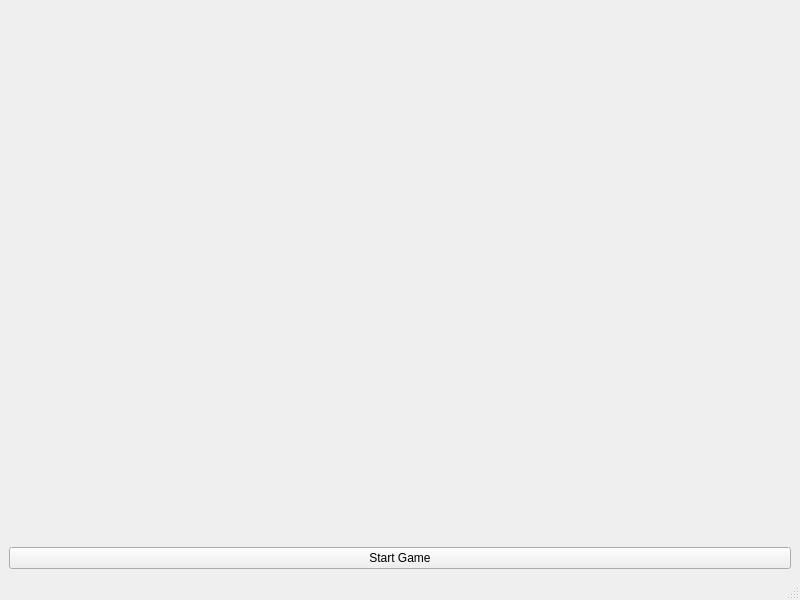
<?xml version="1.0" encoding="UTF-8"?>
<ui version="4.0">
 <class>EditorWindow</class>
 <widget class="QMainWindow" name="EditorWindow">
  <property name="geometry">
   <rect>
    <x>0</x>
    <y>0</y>
    <width>800</width>
    <height>600</height>
   </rect>
  </property>
  <property name="windowTitle">
   <string>MainWindow</string>
  </property>
  <widget class="QWidget" name="centralwidget">
   <layout class="QVBoxLayout" name="verticalLayout">
    <item>
     <widget class="QWidget" name="gameRendererWidget" native="true"/>
    </item>
    <item>
     <widget class="QPushButton" name="startStopButton">
      <property name="text">
       <string>Start Game</string>
      </property>
     </widget>
    </item>
   </layout>
  </widget>
  <widget class="QMenuBar" name="menubar">
   <property name="geometry">
    <rect>
     <x>0</x>
     <y>0</y>
     <width>800</width>
     <height>21</height>
    </rect>
   </property>
  </widget>
  <widget class="QStatusBar" name="statusbar"/>
 </widget>
 <resources/>
 <connections/>
</ui>
